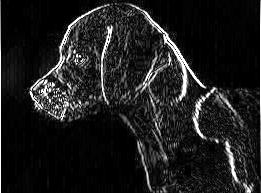
#> input picture outputs/dog1_East.jpeg, 261 x 193 px, given as the content of the folder images, which was not available
$ python edgedet.py
#> lines starting #> are read from the running program, lines starting #| are printed output that depends on the picture; pictures that were not available may be replaced by others from this repository, and a replacement may not be noted
# Image Processing Assignment 01
# Name: Saurabh Kumar, Roll: 2022BCS-062
# Submitted to: Dr. KV Arya

from PIL import Image
import os

# Define Robinson 8-direction masks
DIRECTION_MASKS = [
    [[1, 0, -1], [2, 0, -2], [1, 0, -1]],  # North
    [[2, 1, 0], [1, 0, -1], [0, -1, -2]],  # Northwest
    [[1, 2, 1], [0, 0, 0], [-1, -2, -1]],  # West
    [[0, 1, 2], [-1, 0, 1], [-2, -1, 0]],  # Southwest
    [[-1, 0, 1], [-2, 0, 2], [-1, 0, 1]],  # South
    [[-2, -1, 0], [-1, 0, 1], [0, 1, 2]],  # Southeast
    [[-1, -2, -1], [0, 0, 0], [1, 2, 1]],  # East
    [[0, -1, -2], [1, 0, -1], [2, 1, 0]]   # Northeast
]
DIRECTION_NAMES = [
    "North", "Northwest", "West", "Southwest",
    "South", "Southeast", "East", "Northeast"
]

# Create the output directory if it doesn't exist
os.makedirs("outputs", exist_ok=True)

# Function to list image files in the 'images/' directory
def get_image_paths(directory="images"):
    return [os.path.join(directory, file) for file in os.listdir(directory) if file.endswith(".jpeg")]

# Function to apply a kernel to an image
def apply_kernel(image, kernel, x, y):
    kernel_size = len(kernel)
    offset = kernel_size // 2
    result = 0

    for i in range(kernel_size):
        for j in range(kernel_size):
            px, py = x + i - offset, y + j - offset
            if 0 <= px < image.width and 0 <= py < image.height:
                result += image.getpixel((px, py)) * kernel[i][j]

    return result

# Function to process an image with Robinson masks
def process_image(image_path):
    # Convert to grayscale
#> called with image_path = 'images/dog1_East.jpeg'
    image = Image.open(image_path).convert("L")
#> image is the input picture: PIL image 261x193 L; min 0, max 255, mean 29.8
    combined_gradient = Image.new("L", image.size, 0)
#> combined_gradient: PIL image 261x193 L; every value is 0

    base_name = os.path.splitext(os.path.basename(image_path))[0]

    for idx, (mask, name) in enumerate(zip(DIRECTION_MASKS, DIRECTION_NAMES)):
        directional_gradient = Image.new("L", image.size, 0)

        for x in range(image.width):
            for y in range(image.height):
                gradient_value = abs(apply_kernel(image, mask, x, y))
                gradient_value = min(255, gradient_value)  # Clamp to 255
                directional_gradient.putpixel((x, y), gradient_value)

        # Save directional gradient
        output_path = f"outputs/{base_name}_{name}.jpeg"
        directional_gradient.save(output_path, format="JPEG")
        print(f"Saved: {output_path}")

        # Combine gradients
        for x in range(image.width):
            for y in range(image.height):
                combined_value = max(
                    combined_gradient.getpixel((x, y)),
                    directional_gradient.getpixel((x, y))
                )
                combined_gradient.putpixel((x, y), combined_value)
#> this loop made 8 passes
#> pass 1, in process_image, `directional_gradient.save(output_path, format="JPEG")`:
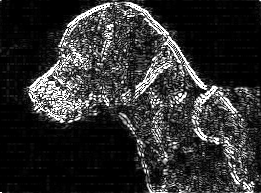
#> saved as dog1_East_North.jpeg: PIL image 261x193 L; min 0, max 255, mean 47
#> pass 2, in process_image, `directional_gradient.save(output_path, format="JPEG")`:
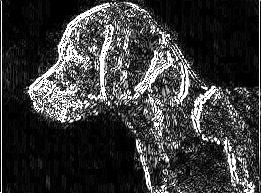
#> saved as dog1_East_Northwest.jpeg: PIL image 261x193 L; min 0, max 255, mean 56.9
#> after the loop:
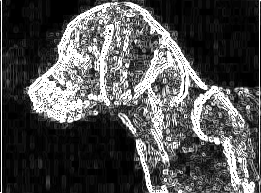
#> combined_gradient: PIL image 261x193 L; min 0, max 255, mean 80.7
#> after the loop:
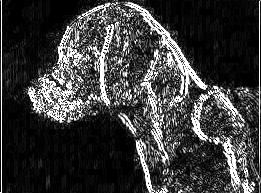
#> directional_gradient: PIL image 261x193 L; min 0, max 255, mean 59.2

    # Save combined gradient
    combined_output_path = f"outputs/{base_name}_combined.jpeg"
    combined_gradient.save(combined_output_path, format="JPEG")
    print(f"Saved combined gradient: {combined_output_path}")

# Main function to process all images in the 'images/' directory
def main():
    image_paths = get_image_paths()
    if not image_paths:
        print("No images found in the 'images/' directory. Please add some images to process.")
        return

    for image_path in image_paths:
        print(f"Processing: {image_path}")
        process_image(image_path)

if __name__ == "__main__":
    main()


#input image cane both RGB or Gray  image but in this assignment i user grayscale image which is located in ./images folder as an imput image.
